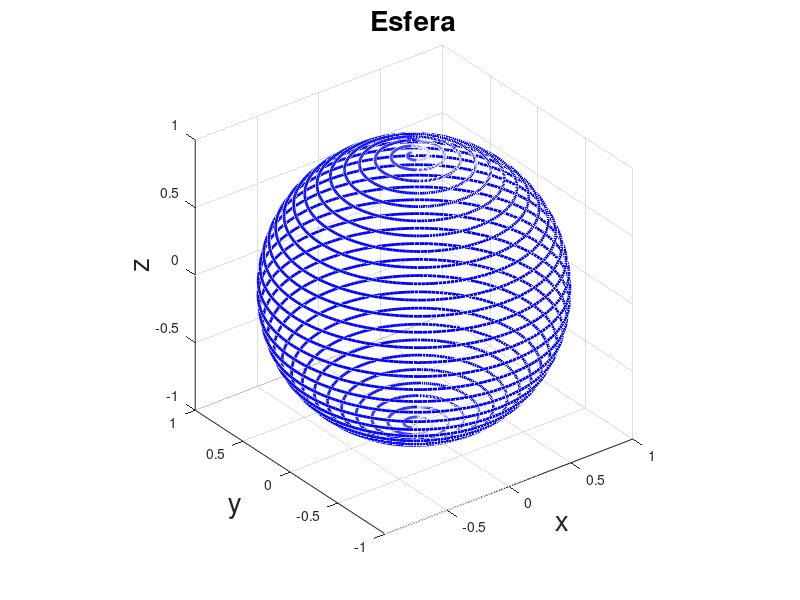
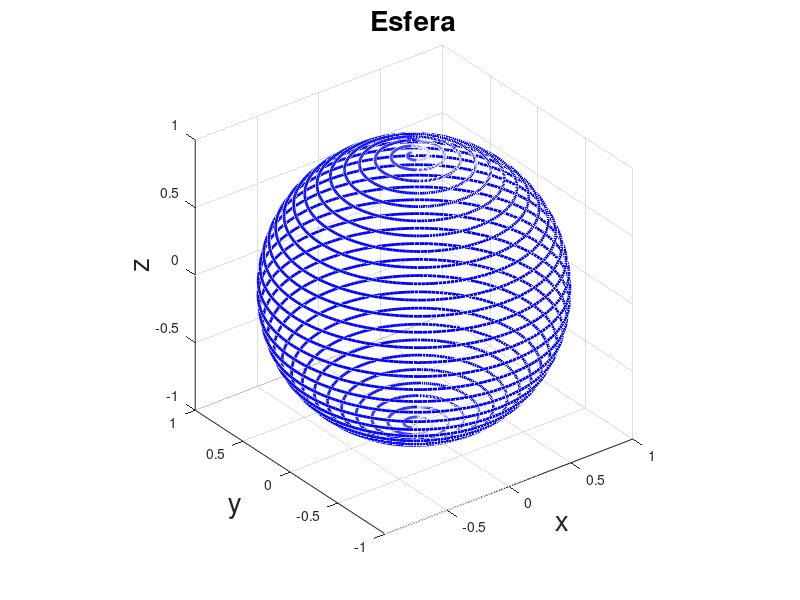
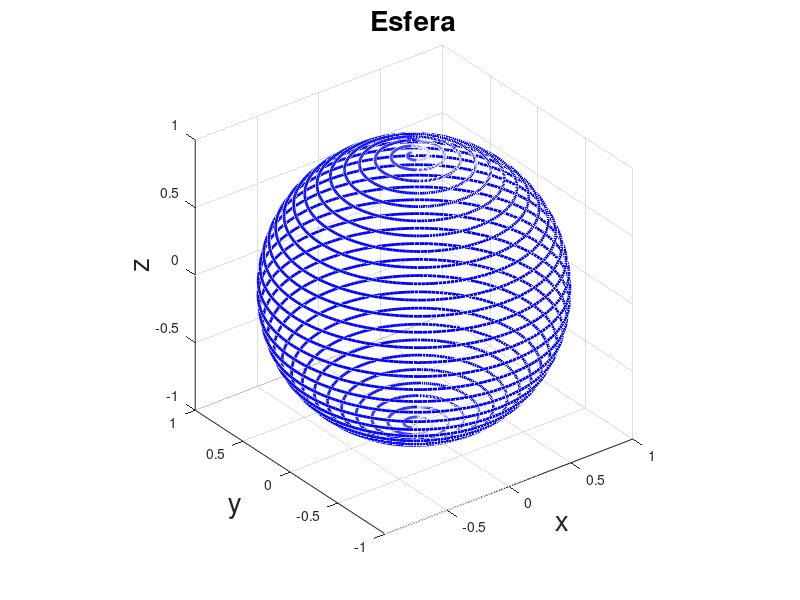

Recreate these plots in MATLAB, in order.
clear all; close all;
dphi = pi/100;
N = 30;
phi = 0:dphi:N*(2*pi);
theta = phi/N/2;
r = 1;

x = r*sin(theta).*cos(phi);
y = r*sin(theta).*sin(phi);
z = r*cos(theta);
size(x)
size(y)
size(z)
plot3(x, y, z, '-b','linewidth', 2)
grid on;
axis equal;
title ('Esfera','fontsize', 20)
xlabel ('x', 'fontsize', 20)
ylabel ('y', 'fontsize', 20)
zlabel ('z', 'fontsize', 20)
print -djepg -r100 esfera.jpeg
print -dpng r100 esfera.png
print -dpdf-r100 esfera.pdf